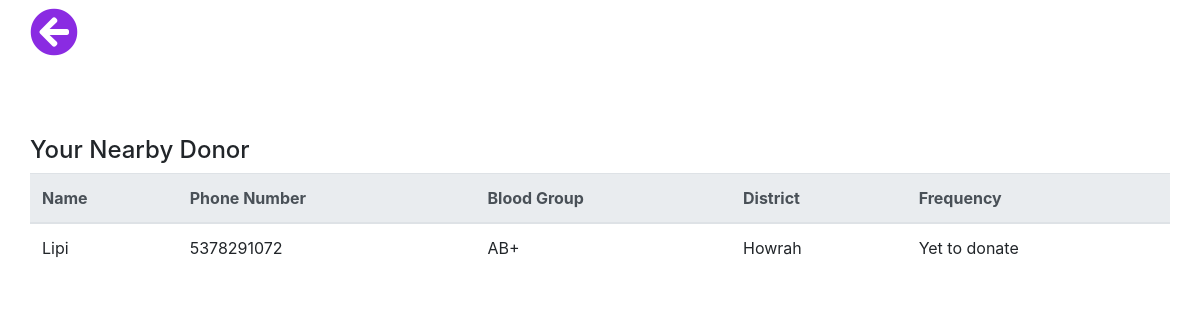
Page /frontend/find_donor.php?district=Howrah&id=4 (signed in) on the committed database.
### tables this page shows
CREATE TABLE `donor_db` (
  `id` int(10) NOT NULL,
  `email` varchar(255) NOT NULL,
  `name` varchar(255) NOT NULL,
  `address` varchar(255) NOT NULL,
  `phone number` varchar(255) NOT NULL,
  `date of birth` date NOT NULL,
  `gender` varchar(255) NOT NULL,
  `blood group` varchar(30) NOT NULL,
  `district` varchar(255) NOT NULL,
  `frequency` varchar(255) NOT NULL,
  `proof` varchar(255) NOT NULL
);

### frontend/find_donor.php (the view, shortened to what this page needs)
<?php include_once "connection.php";
?>
<!DOCTYPE html>
<html lang="en">
<head>
    <link rel="stylesheet" href="https://maxcdn.bootstrapcdn.com/bootstrap/4.0.0/css/bootstrap.min.css"
>
    <link rel="stylesheet" href="https://cdnjs.cloudflare.com/ajax/libs/font-awesome/5.15.3/css/brands.min.css"
 />
    <link rel="stylesheet" href="https://cdnjs.cloudflare.com/ajax/libs/font-awesome/5.15.3/css/all.min.css"
 />
    <link rel="stylesheet" href="https://cdnjs.cloudflare.com/ajax/libs/font-awesome/5.15.3/css/all.min.css"
 />
    <link rel="stylesheet" href="css/styles.css">
</head>
<body>
 <div class="container">
        <div class="row pt-2">
        <a href="usertable.php" style="width: 20%;" class="mb-2 pb-2"><i class="fas fa-arrow-circle-left fa-3x "
                    style="color: blueviolet;"></i></a>
        <div class="container  mt-5">
                    <div class="row mt-3">
                        <h4>Your Nearby Donor</h4><br>
                        <table class="table">
                            <thead class="thead-light">
                                    <tr>
                                        <th scope="col">Name</th>
		                                <th scope="col">Phone Number</th>
		                                <th scope="col">Blood Group</th>
		                                <th scope="col">District</th>
		                                <th scope="col">Frequency</th>
                                    </tr>
                            </thead>
                            <tbody>
                            <?php
                                $sql="SELECT * FROM `receiver_db` WHERE `id`='".$_REQUEST['id']."'";
                                $result=mysqli_query($link,$sql);
                                $row = mysqli_fetch_assoc($result);
                                $bloodgrp=$row['blood group'];
                                $email =$row['email'];
                                $district = $_REQUEST['district'];
                                $sql = "SELECT * FROM `donor_db` WHERE `district`='$district' AND `blood group`='$bloodgrp' AND `email`!='$email'";
                                $result= mysqli_query($link,$sql);
                                    if(mysqli_num_rows($result) > 0)
                                    {
                                        while($row = mysqli_fetch_assoc($result))
                                        {
                                            echo "<tr>";
                                            echo "<td>".$row["name"]."</td>";
				                            echo "<td>".$row["phone number"]."</td>";
				                            echo "<td>".$row["blood group"]."</td>";
				                            echo "<td>".$row["district"]."</td>";
				                            echo "<td>".$row["frequency"]."</td>";
                                            echo "</tr>";
                                        }
                                    }
                                    else {  echo '<tr><td colspan="7" style="color:red; text-align:center;">No record found</td></tr>'; }
                            ?>
                            </tbody>
                        </table>
                    </div>
            </div>
        </div>
    </div>
</body>
</html>

### frontend/css/styles.css (style rules this page uses)
html { scroll-behavior: smooth; }
body { margin: 0; padding: 0; }

### rows in the picture
donor_db: name "Lipi", phone number "5378291072", blood group "AB+", district "Howrah", frequency "Yet to donate"
